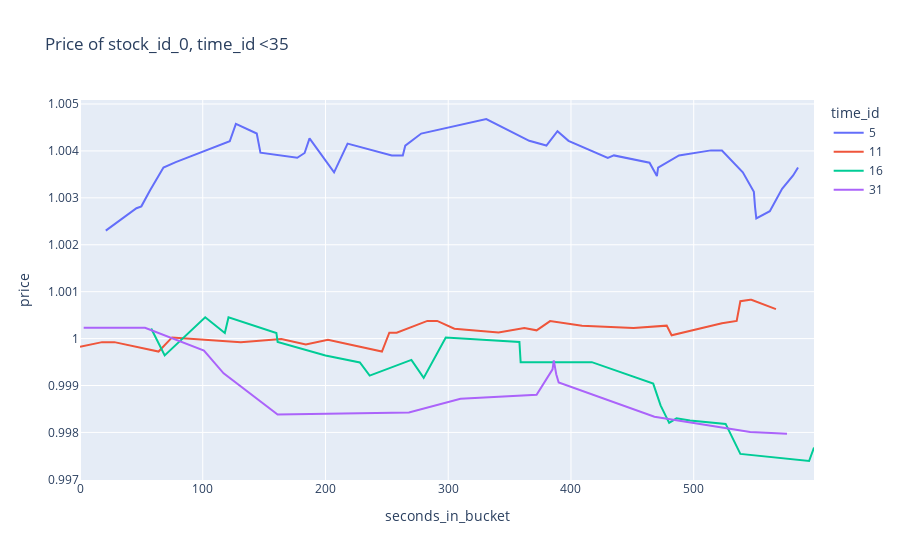

Notebook code cell kept with this figure:
### Code cell
fig = px.line(trade_train[trade_train.time_id < 35], x="seconds_in_bucket", y="price", title='Price of stock_id_0, time_id <35', color='time_id')
fig.show()

### Figure 1 — Plotly figure (JSON) as saved in the notebook; plotly's stock layout.template omitted (floating-point values rounded to 4 significant figures)
{"data": [{"hovertemplate": "time_id=5<br>seconds_in_bucket=%{x}<br>price=%{y}<extra></extra>", "legendgroup": "5", "line": {"color": "#636efa", "dash": "solid"}, "mode": "lines", "name": "5", "orientation": "v", "showlegend": true, "type": "scatter", "x": [21, 46, 50, 57, 68, 78, 122, 127, 144, 147, 177, 183, 187, 207, 218, 254, 263, 265, 278, 331, 366, 380, 389, 398, 430, 435, 464, 470, 471, 488, 514, 523, 540, 549, 550, 551, 562, 572, 581, 585], "xaxis": "x", "y": [1.002, 1.003, 1.003, 1.003, 1.004, 1.004, 1.004, 1.005, 1.004, 1.004, 1.004, 1.004, 1.004, 1.004, 1.004, 1.004, 1.004, 1.004, 1.004, 1.005, 1.004, 1.004, 1.004, 1.004, 1.004, 1.004, 1.004, 1.003, 1.004, 1.004, 1.004, 1.004, 1.004, 1.003, 1.003, 1.003, 1.003, 1.003, 1.003, 1.004], "yaxis": "y"}, {"hovertemplate": "time_id=11<br>seconds_in_bucket=%{x}<br>price=%{y}<extra></extra>", "legendgroup": "11", "line": {"color": "#EF553B", "dash": "solid"}, "mode": "lines", "name": "11", "orientation": "v", "showlegend": true, "type": "scatter", "x": [0, 18, 28, 64, 75, 131, 164, 184, 202, 246, 252, 258, 283, 291, 305, 341, 362, 372, 383, 409, 451, 478, 482, 523, 535, 536, 538, 546, 547, 567], "xaxis": "x", "y": [0.9998, 0.9999, 0.9999, 0.9997, 1.0, 0.9999, 1.0, 0.9999, 1.0, 0.9997, 1.0, 1.0, 1.0, 1.0, 1.0, 1.0, 1.0, 1.0, 1.0, 1.0, 1.0, 1.0, 1.0, 1.0, 1.0, 1.001, 1.001, 1.001, 1.001, 1.001], "yaxis": "y"}, {"hovertemplate": "time_id=16<br>seconds_in_bucket=%{x}<br>price=%{y}<extra></extra>", "legendgroup": "16", "line": {"color": "#00cc96", "dash": "solid"}, "mode": "lines", "name": "16", "orientation": "v", "showlegend": true, "type": "scatter", "x": [58, 69, 102, 118, 121, 160, 161, 200, 228, 236, 270, 280, 298, 358, 359, 417, 467, 473, 480, 486, 497, 526, 538, 594, 598], "xaxis": "x", "y": [1.0, 0.9996, 1.0, 1.0, 1.0, 1.0, 0.9999, 0.9996, 0.9995, 0.9992, 0.9995, 0.9992, 1.0, 0.9999, 0.9995, 0.9995, 0.999, 0.9986, 0.9982, 0.9983, 0.9983, 0.9982, 0.9975, 0.9974, 0.9977], "yaxis": "y"}, {"hovertemplate": "time_id=31<br>seconds_in_bucket=%{x}<br>price=%{y}<extra></extra>", "legendgroup": "31", "line": {"color": "#ab63fa", "dash": "solid"}, "mode": "lines", "name": "31", "orientation": "v", "showlegend": true, "type": "scatter", "x": [3, 53, 101, 117, 161, 268, 310, 372, 385, 386, 388, 390, 468, 546, 576], "xaxis": "x", "y": [1.0, 1.0, 0.9997, 0.9993, 0.9984, 0.9984, 0.9987, 0.9988, 0.9993, 0.9995, 0.9992, 0.9991, 0.9983, 0.998, 0.998], "yaxis": "y"}], "layout": {"legend": {"title": {"text": "time_id"}, "tracegroupgap": 0}, "title": {"text": "Price of stock_id_0, time_id <35"}, "xaxis": {"anchor": "y", "domain": [0, 1], "title": {"text": "seconds_in_bucket"}}, "yaxis": {"anchor": "x", "domain": [0, 1], "title": {"text": "price"}}}}
